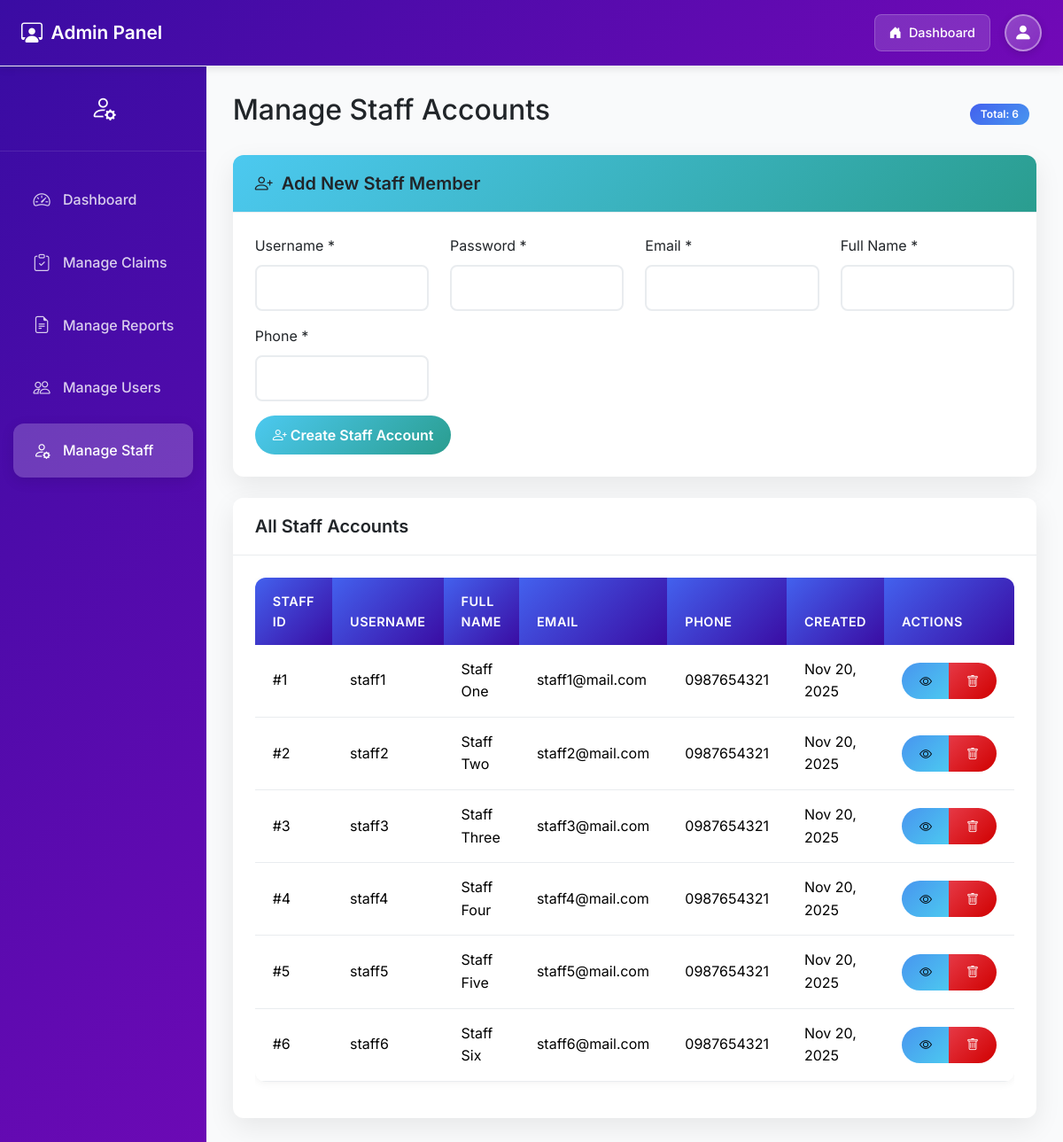
Screenshot of /pages/admin/admin_staff.php with the database file from the repository.
### tables this page shows
CREATE TABLE Staff (
    staff_id BIGINT AUTO_INCREMENT PRIMARY KEY,
    username VARCHAR(50) NOT NULL,
    password VARBINARY(255) NOT NULL,
    email VARCHAR(100),
    full_name VARCHAR(100),
    phone VARBINARY(255),
    created_at DATETIME DEFAULT CURRENT_TIMESTAMP
);

### includes/functions.php (called while the page is built, shortened)
<?php
function decrypt_phone($encrypted) {
    $key = getenv('LF_ENCRYPT_KEY') ?: 'default_32_characters_long_key!';
    $iv = substr(hash('sha256', $key), 0, 16);
    $encrypted = base64_decode($encrypted);
    return openssl_decrypt($encrypted, 'AES-256-CBC', $key, 0, $iv);
}

### pages/admin/admin_staff.php (the view, shortened to what this page needs)
<?php
require_once '../../config/adminconfig.php';
try {
    $staff = $pdo->query("SELECT * FROM staff ORDER BY created_at DESC")->fetchAll();
    $total_staff = count($staff);
} catch (PDOException $e) {
    $staff = [];
    $total_staff = 0;
    $error = "Error loading staff data: " . $e->getMessage();
}
?>
<!DOCTYPE html>
<html lang="en">
<head>
    <link href="https://cdn.jsdelivr.net/npm/bootstrap@5.3.3/dist/css/bootstrap.min.css" rel="stylesheet">
    <link href="https://cdn.jsdelivr.net/npm/bootstrap-icons@1.11.3/font/bootstrap-icons.min.css" rel="stylesheet">
    <link rel="stylesheet" href="../../assets/admin-style.css">
</head>
<body>
    <?php include('includes/header.php'); ?>
    <div class="admin-container">
        <div class="admin-sidebar">
            <div class="admin-sidebar-header">
                <h4>
                    <i class="bi bi-person-gear"></i>
                </h4>
            </div>
            <nav class="nav flex-column">
                <a class="nav-link" href="admin_dashboard.php">
                    <i class="bi bi-speedometer2"></i> Dashboard
                </a>
                <a class="nav-link" href="admin_claim.php">
                    <i class="bi bi-clipboard-check"></i> Manage Claims
                </a>
                <a class="nav-link" href="admin_report.php">
                    <i class="bi bi-file-earmark-text"></i> Manage Reports
                </a>
                <a class="nav-link" href="admin_users.php">
                    <i class="bi bi-people"></i> Manage Users
                </a>
                <a class="nav-link active" href="admin_staff.php">
                    <i class="bi bi-person-gear"></i> Manage Staff
                </a>
            </nav>
        </div>
        <div class="admin-main-content">
            <div class="admin-content">
                <div class="d-flex justify-content-between align-items-center mb-4">
                    <h2>Manage Staff Accounts</h2>
                    <div>
                        <span class="badge bg-primary me-2">Total: <?php echo $total_staff; ?></span>
                    </div>
                </div>
                <div class="admin-card mb-4">
                    <div class="card-header bg-success text-white">
                        <h5 class="mb-0"><i class="bi bi-person-plus"></i> Add New Staff Member</h5>
                    </div>
                    <div class="card-body">
                        <form method="POST">
                            <div class="row">
                                <div class="col-md-3">
                                    <div class="mb-3">
                                        <label class="form-label">Username *</label>
                                        <input type="text" name="username" class="form-control" required>
                                    </div>
                                </div>
                                <div class="col-md-3">
                                    <div class="mb-3">
                                        <label class="form-label">Password *</label>
                                        <input type="password" name="password" class="form-control" required>
                                    </div>
                                </div>
                                <div class="col-md-3">
                                    <div class="mb-3">
                                        <label class="form-label">Email *</label>
                                        <input type="email" name="email" class="form-control" required>
                                    </div>
                                </div>
                                <div class="col-md-3">
                                    <div class="mb-3">
                                        <label class="form-label">Full Name *</label>
                                        <input type="text" name="full_name" class="form-control" required>
                                    </div>
                                </div>
                            </div>
                            <div class="row">
                                <div class="col-md-3">
                                    <div class="mb-3">
                                        <label class="form-label">Phone *</label>
                                        <input type="text" name="phone" class="form-control" required>
                                    </div>
                                </div>
                            </div>
                            <button type="submit" name="add_staff" class="btn btn-success">
                                <i class="bi bi-person-plus"></i> Create Staff Account
                            </button>
                        </form>
                    </div>
                </div>
                <div class="admin-card">
                    <div class="card-header">
                        <h5 class="mb-0">All Staff Accounts</h5>
                    </div>
                    <div class="card-body">
                        <?php if (count($staff) > 0): ?>
                            <div class="table-responsive">
                                <table class="table table-hover">
                                    <thead>
                                        <tr>
                                            <th>Staff ID</th>
                                            <th>Username</th>
                                            <th>Full Name</th>
                                            <th>Email</th>
                                                <th>Phone</th>
                                            <th>Created</th>
                                            <th>Actions</th>
                                        </tr>
                                    </thead>
                                    <tbody>
                                        <?php
                                        require_once '../../includes/functions.php';
                                        foreach ($staff as $staff_member):
                                        ?>
                                        <tr>
                                            <td>#<?php echo $staff_member['staff_id']; ?></td>
                                            <td><?php echo $staff_member['username']; ?></td>
                                            <td><?php echo $staff_member['full_name'] ?: 'N/A'; ?></td>
                                            <td><?php echo $staff_member['email']; ?></td>
                                            <td>
                                                <?php
                                                    $phone = '';
                                                    if (!empty($staff_member['phone'])) {
                                                        try {
                                                            $phone = decrypt_phone($staff_member['phone']);
                                                        } catch (Exception $e) {
                                                            $phone = 'N/A';
                                                        }
                                                    }
                                                    echo $phone ?: 'N/A';
                                                ?>
                                            </td>
                                            <td><?php echo date('M j, Y', strtotime($staff_member['created_at'])); ?></td>
                                            <td>
                                                <div class="btn-group btn-group-sm" role="group">
                                                    <a href="?view_staff=<?php echo $staff_member['staff_id']; ?>"
                                                       class="btn btn-info"
                                                       data-bs-toggle="tooltip"
                                                       title="View Staff Details">
                                                        <i class="bi bi-eye"></i>
                                                    </a>
                                                    <a href="?delete_staff=<?php echo $staff_member['staff_id']; ?>"
                                                       class="btn btn-danger"
                                                       data-bs-toggle="tooltip"
                                                       title="Delete Staff"
                                                       onclick="return confirm('Are you sure you want to delete this staff account?')">
                                                        <i class="bi bi-trash"></i>
                                                    </a>
                                                </div>
                                            </td>
                                        </tr>
                                        <?php endforeach; ?>
                                    </tbody>
                                </table>
                            </div>
                        <?php endif; ?>
                    </div>
                </div>
            </div>
        </div>
    </div>
</body>
</html>

### assets/admin-style.css (style rules this page uses)
:root { --primary: #4361ee; --primary-light: #4895ef; --primary-dark: #3a0ca3; --secondary: #7209b7; --accent: #f72585; --success: #4cc9f0; --warning: #f8961e; --danger: #e63946; --light: #f8f9fa; --dark: #212529; --gray: #6c757d; --gray-light: #e9ecef; --border-radius: 12px; --shadow: 0 10px 30px rgba(0, 0, 0, 0.08); --transition: all 0.3s ease; }
body { font-family: 'Inter', sans-serif; background-color: #f9fafb; color: var(--dark); line-height: 1.6; }
.admin-container { min-height: 100vh; display: flex; }
.admin-sidebar { background: linear-gradient(135deg, var(--primary-dark), var(--secondary)); min-height: 100vh; color: white; width: 280px; box-shadow: 4px 0 20px rgba(0, 0, 0, 0.1); transition: var(--transition); }
.admin-sidebar .nav-link { color: rgba(255, 255, 255, 0.8); padding: 15px 20px; border-radius: var(--border-radius); margin: 5px 15px; font-weight: 500; transition: var(--transition); border: none; text-decoration: none; display: flex; align-items: center; gap: 12px; }
.admin-sidebar .nav-link.active { background: rgba(255, 255, 255, 0.2); color: white; box-shadow: 0 4px 15px rgba(0, 0, 0, 0.1); }
.admin-sidebar .nav-link i { font-size: 1.2rem; width: 24px; text-align: center; }
.admin-sidebar-header { padding: 30px 20px; text-align: center; border-bottom: 1px solid rgba(255, 255, 255, 0.1); margin-bottom: 20px; }
.admin-sidebar-header h4 { font-weight: 700; font-size: 1.4rem; margin: 0; display: flex; align-items: center; justify-content: center; gap: 10px; }
.admin-sidebar-header i { font-size: 1.8rem; }
.admin-main-content { flex: 1; background: #f9fafb; min-height: 100vh; padding: 0; }
.admin-content { padding: 30px; height: calc(100vh - 80px); overflow-y: auto; }
.admin-card { background: white; border-radius: var(--border-radius); box-shadow: var(--shadow); border: none; transition: var(--transition); margin-bottom: 2rem; }
.admin-card .card-header { background: white; border-bottom: 1px solid var(--gray-light); padding: 20px 25px; border-radius: var(--border-radius) var(--border-radius) 0 0 !important; }
.admin-card .card-header h5 { font-weight: 600; color: var(--dark); margin: 0; display: flex; align-items: center; gap: 10px; }
.admin-card .card-body { padding: 25px; }
.table { border-radius: var(--border-radius); overflow: hidden; box-shadow: 0 2px 10px rgba(0, 0, 0, 0.05); }
.table thead th { background: linear-gradient(135deg, var(--primary), var(--primary-dark)); color: white; border: none; padding: 15px 20px; font-weight: 600; font-size: 0.9rem; text-transform: uppercase; letter-spacing: 0.5px; }
.table tbody td { padding: 15px 20px; vertical-align: middle; border-color: var(--gray-light); }
.badge { font-weight: 600; padding: 6px 12px; border-radius: 20px; font-size: 0.75rem; }
.bg-primary { background: linear-gradient(135deg, var(--primary), var(--primary-light)) !important; }
.bg-success { background: linear-gradient(135deg, var(--success), #2a9d8f) !important; }
.btn { border-radius: 50px; font-weight: 600; padding: 10px 20px; transition: var(--transition); border: none; }
.btn-success { background: linear-gradient(135deg, var(--success), #2a9d8f); }
.btn-danger { background: linear-gradient(135deg, var(--danger), #d00000); }
.btn-info { background: linear-gradient(135deg, var(--primary-light), var(--success)); }
.form-control { border: 2px solid var(--gray-light); border-radius: 8px; padding: 12px 15px; transition: var(--transition); }
.admin-card, .stat-card, .quick-link-card { animation: fadeIn 0.5s ease; }

### rows the page displays
staff: staff_id "1", username "staff1", full_name "Staff One", email "staff1@mail.com", phone "0987654321", created_at "Nov 20, 2025"
staff: staff_id "2", username "staff2", full_name "Staff Two", email "staff2@mail.com", phone "0987654321", created_at "Nov 20, 2025"
staff: staff_id "3", username "staff3", full_name "Staff Three", email "staff3@mail.com", phone "0987654321", created_at "Nov 20, 2025"
staff: staff_id "4", username "staff4", full_name "Staff Four", email "staff4@mail.com", phone "0987654321", created_at "Nov 20, 2025"
staff: staff_id "5", username "staff5", full_name "Staff Five", email "staff5@mail.com", phone "0987654321", created_at "Nov 20, 2025"
staff: staff_id "6", username "staff6", full_name "Staff Six", email "staff6@mail.com", phone "0987654321", created_at "Nov 20, 2025"

### other values shown
$total_staff "6"
